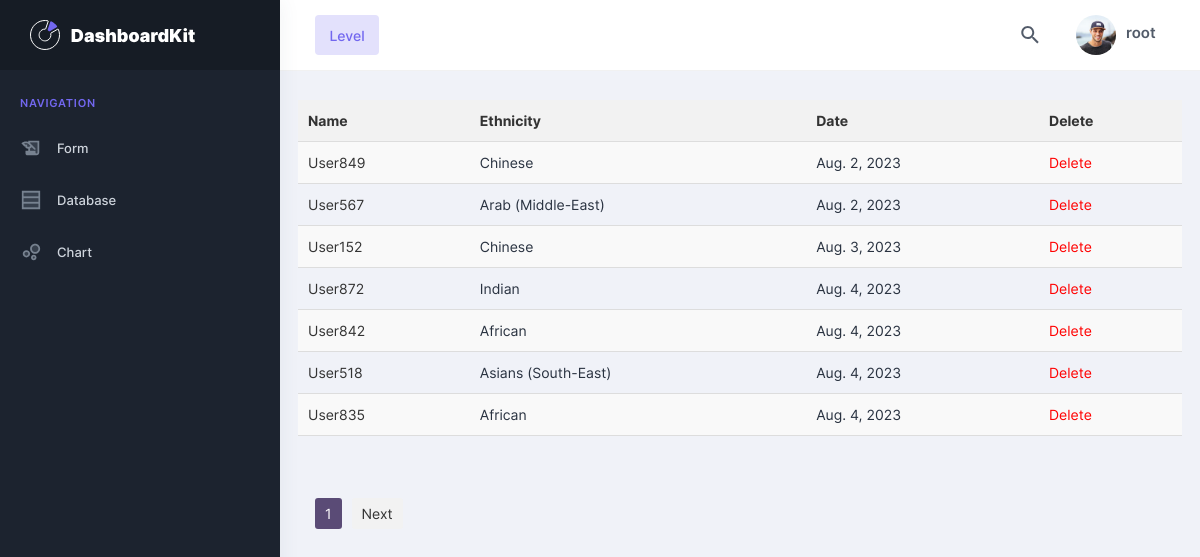
The page /db/ (signed in) on the database as committed earlier.
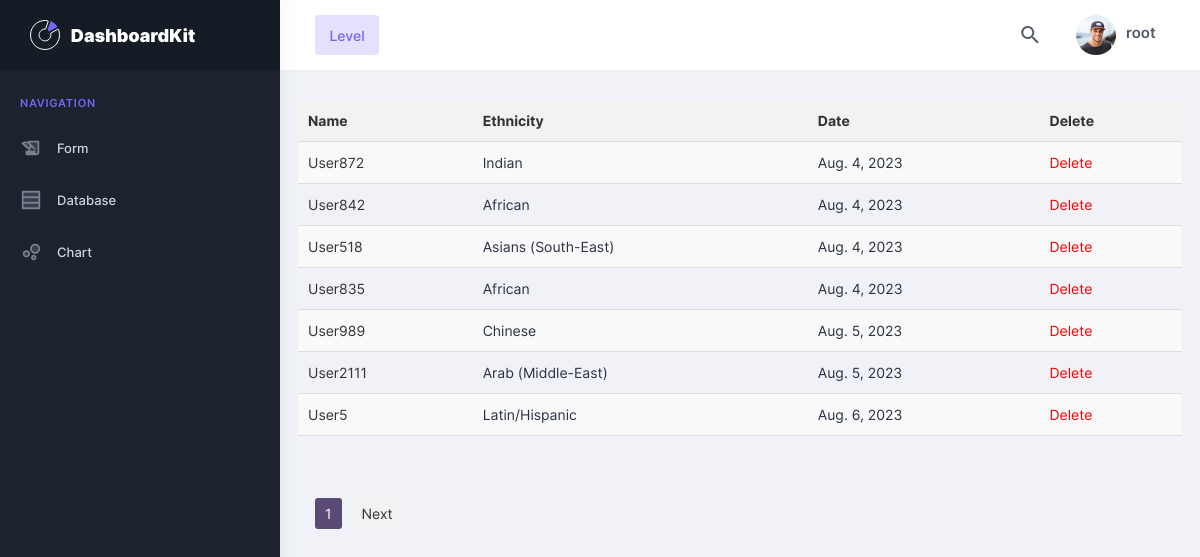
The same page on the database as committed later.
### apps/home/models.py (models this page shows)
class RecordingDetail(models.Model):
    WPGs = [
        ('WP1','WP1'),
        ('WP2','WP2'),
        ('WP3','WP3'),
        ('WP4','WP4'),
        ('WP5','WP5'),
    ]
    WPTs = [
        ('WP1-TV','WP1-TV'),
        ('WP1-K','WP1-K'),
        ('WP2a-TV','WP2a-TV'),
        ('WP2b-TV','WP2b-TV'),
        ('WP2c-TV','WP2c-TV'),
        ('WP2a-K','WP2a-K'),
        ('WP2b-K','WP2c-K'),
        ('WP3-TV','WP3-TV'),
        ('WP3-K','WP3-K'),
        ('WP4-TV','WP4-TV'),
        ('WP4-K','WP4-K'),
        ('WP5-TV','WP5-TV'),
        ('WP5-K','WP5-K')
    ]
    RecordingStatus = [
        ('Completed','Completed'),
        ('Pending','Pending')
    ]
    CarStatus = [
        ('Static','Static'),
        ('Drive','Drive')
    ]
    Ethnicity = [
        ('Caucasian','Caucasian'),
        ('African','African'),
        ('Arab (Middle-East)','Arab (Middle-East)'),
        ('Asians (South-East)','Asians (South-East)'),
        ('Chinese','Chinese'),
        ('Latin/Hispanic','Latin/Hispanic'),
        ('Indian','Indian'),
        ('Others (mixed)','Others (mixed)')
    ]
    Gender = [
        ('M','M'),
        ('F','F')
    ]
    Beard = [
        ('Full beard','Full beard'),
        ('Mustache','Mustache'),
        ('Goatbeard','Goatbeard'),
        ('Henriquatre','Henriquatre')
    ]
    Hair = [
        ('Short hair','Short hair'),
        ('Middle long hair (covering ears, but not long enough to reach the shoulders)','Middle long hair (covering ears, but not long enough to reach the shoulders)'),
        ('Long hair (until shoulder or longer)','Long hair (until shoulder or longer)'),
        ('Bald head','Bald head')
    ]
    EyeColour = [
        ('brown','brown'),
        ('gray','gray'),
        ('blue','blue'),
        ('green','green')
    ]
    ClothingAccessoires = [
        ('Masks','Masks'),
        ('Scarfs','Scarfs'),
        ('Hands-free headset','Hands-free headset'),
        ('Head/Ear phones','Head/Ear phones'),
        ('Caps, hats, headscarf and turban','Caps, hats, headscarf and turban'),
        ('Headband','Headband'),
        ('Eyepatch','Eyepatch'),
        ('Earrings','Earrings'),
        ('Nose rings','Nose rings'),
        ('Piercings','Piercings')
    ]
    Glasses = [
        ('Glasses with anti-glare lenses','Glasses with anti-glare lenses'),
        ('Glasses with mirrored lenses','Glasses with mirrored lenses'),
        ('Sunglasses with IR protection in the band of frequency 780 nm – 1.400 nm','Sunglasses with IR protection in the band of frequency 780 nm – 1.400 nm'),
        ('Glasses with complete spectacle frame','Glasses with complete spectacle frame'),
        ('Metal-rimmed glasses','Metal-rimmed glasses'),
        ('Varifocal glasses with power ranging from –10 to +11','Varifocal glasses with power ranging from –10 to +11'),
        ('Glasses with cylindrical lenses for Astigmatism with power ranging from –10 to +11','Glasses with cylindrical lenses for Astigmatism with power ranging from –10 to +11'),
        ('Spherical contact lenses for Astigmatism with power ranging from  –10 to +11','Spherical contact lenses for Astigmatism with power ranging from  –10 to +11'),
        ('Sunglasses with tinted lenses','Sunglasses with tinted lenses')
    ]
    Makeup = [
        ('Makeup eyeliner','Makeup eyeliner'),
        ('Makeup mascara','Makeup mascara'),
        ('Makeup eye shadow','Makeup eye shadow'),
        ('Makeup false eyelashes','Makeup false eyelashes'),
        ('Cover makeup','Cover makeup')
    ]
    name = models.CharField(max_length=100)
    ethnicity=models.CharField(max_length=100,choices=Ethnicity)
    age = models.IntegerField()
    gender = models.CharField(max_length=10,choices=Gender)
    date = models.DateField(default=timezone.now)
    height = models.IntegerField()
    beard = models.CharField(max_length=100,choices=Beard,null=True)
    hair = models.CharField(max_length=100,choices=Hair)
    eyecolour = models.CharField(max_length=100,choices=EyeColour)
    workpackage = models.CharField(max_length=100,choices=WPGs)
    workpackagetype = models.CharField(max_length=100,choices=WPTs)
    carnumber = models.CharField(max_length=100,null=True)
    carstatus = models.CharField(max_length=100,choices=CarStatus,null=True)
    action = models.CharField(max_length=255,null=True)
    clothingaccessories=models.CharField(max_length=100,choices=ClothingAccessoires,null=True)
    glasses = models.CharField(max_length=100,choices=Glasses,null=True)
    makeup = models.CharField(max_length=100,choices=Makeup,null=True)
    recordingstatus=models.CharField(max_length=100,choices=RecordingStatus,null=True)
    created_by = models.ForeignKey(User,on_delete=models.CASCADE,null=False)

### apps/home/views.py (the view)
# urls.py: path('db/',views.database,name='database'),
@login_required(login_url="/login/")
def database(request):
    if request.user.username == 'root':
       recording_list = RecordingDetail.objects.all().order_by('date')
    else:
        recording_list =  RecordingDetail.objects.filter(created_by=request.user).order_by('date')
    p = Paginator(recording_list,7)
    page_number = request.GET.get('page')
    page_obj = p.get_page(page_number)
    return render(request,'home/database.html',{'page_obj':page_obj})

### apps/templates/home/database.html (shortened to what this page needs)
{% extends "layouts/base.html" %}
{% block content %}
	<div class="pc-container">
		<div class="pcoded-content">
			<div class="row">
                <table>
                    <tr>
                        <th>Name</th>
                        <th>Ethnicity</th>
                        <th>Date</th>
                        <th>Delete</th>
                    </tr>
                    {% for r in page_obj.object_list %}
                    <tr>
                        <td><a href="{% url 'edit_form' r.id %}">{{r.name}}</a></td>
                        <td>{{r.ethnicity}}</td>
                        <td>{{r.date}}</td>
                        <td><a href="{% url 'delete_rec' r.id %}" class="delete-link">Delete</a></td>
                    </tr>
                    {% endfor %}
                </table>
			</div>
            <br><br>
            <center class="pagination">
                <span>{{page_obj.number}}</span>
                {% if page_obj.has_next %}
                <a href="/db?page={{page_obj.next_page_number}}">Next</a>
                {% endif %}
            </center>
		</div>
	</div>
{% endblock content %}

Rows that differ between the two databases and show on the page:
removed RecordingDetail: name "User849", ethnicity "Chinese", date "Aug. 2, 2023"
removed RecordingDetail: name "User567", ethnicity "Arab (Middle-East)", date "Aug. 2, 2023"
removed RecordingDetail: name "User152", ethnicity "Chinese", date "Aug. 3, 2023"
now on this page (row unchanged): RecordingDetail: name "User989", ethnicity "Chinese", date "Aug. 5, 2023"
now on this page (row edited): RecordingDetail: name "User2111", ethnicity "Arab (Middle-East)", date "Aug. 5, 2023"
now on this page (row unchanged): RecordingDetail: name "User5", ethnicity "Latin/Hispanic", date "Aug. 6, 2023"
